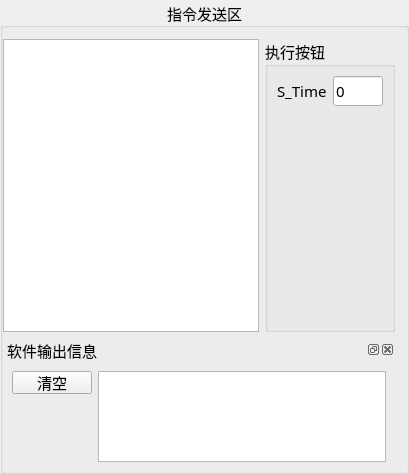
           <widget class="QGroupBox" name="groupBox_2">
            <property name="font">
             <font>
              <family>宋体</family>
              <pointsize>11</pointsize>
             </font>
            </property>
            <property name="styleSheet">
             <string notr="true"/>
            </property>
            <property name="title">
             <string>指令发送区</string>
            </property>
            <property name="alignment">
             <set>Qt::AlignCenter</set>
            </property>
            <layout class="QGridLayout" name="gridLayout_2" rowstretch="200,1" columnstretch="0">
             <property name="leftMargin">
              <number>0</number>
             </property>
             <property name="bottomMargin">
              <number>0</number>
             </property>
             <item row="0" column="0">
              <layout class="QHBoxLayout" name="horizontalLayout_20" stretch="0,0">
               <item>
                <widget class="QTableView" name="ui_task_list">
                 <property name="styleSheet">
                  <string notr="true"/>
                 </property>
                </widget>
               </item>
               <item>
                <widget class="QGroupBox" name="groupBox_6">
                 <property name="sizePolicy">
                  <sizepolicy hsizetype="Preferred" vsizetype="Preferred">
                   <horstretch>0</horstretch>
                   <verstretch>0</verstretch>
                  </sizepolicy>
                 </property>
                 <property name="title">
                  <string>执行按钮</string>
                 </property>
                 <layout class="QVBoxLayout" name="verticalLayout_6">
                  <item>
                   <layout class="QVBoxLayout" name="horizontalLayout_func_button"/>
                  </item>
                  <item>
                   <layout class="QHBoxLayout" name="horizontalLayout_21">
                    <item>
                     <widget class="QLabel" name="label_4">
                      <property name="sizePolicy">
                       <sizepolicy hsizetype="Minimum" vsizetype="Preferred">
                        <horstretch>0</horstretch>
                        <verstretch>0</verstretch>
                       </sizepolicy>
                      </property>
                      <property name="text">
                       <string>S_Time</string>
                      </property>
                     </widget>
                    </item>
                    <item>
                     <widget class="QLineEdit" name="lE_Start_orderTime">
                      <property name="sizePolicy">
                       <sizepolicy hsizetype="Minimum" vsizetype="Preferred">
                        <horstretch>0</horstretch>
                        <verstretch>0</verstretch>
                       </sizepolicy>
                      </property>
                      <property name="maximumSize">
                       <size>
                        <width>50</width>
                        <height>16777215</height>
                       </size>
                      </property>
                      <property name="text">
                       <string>0</string>
                      </property>
                     </widget>
                    </item>
                   </layout>
                  </item>
                  <item>
                   <spacer name="verticalSpacer_5">
                    <property name="orientation">
                     <enum>Qt::Vertical</enum>
                    </property>
                    <property name="sizeHint" stdset="0">
                     <size>
                      <width>20</width>
                      <height>40</height>
                     </size>
                    </property>
                   </spacer>
                  </item>
                 </layout>
                </widget>
               </item>
              </layout>
             </item>
             <item row="1" column="0">
              <layout class="QVBoxLayout" name="verticalLayout">
               <item>
                <widget class="QDockWidget" name="dockWidget_log">
                 <property name="sizePolicy">
                  <sizepolicy hsizetype="Expanding" vsizetype="Expanding">
                   <horstretch>0</horstretch>
                   <verstretch>0</verstretch>
                  </sizepolicy>
                 </property>
                 <property name="minimumSize">
                  <size>
                   <width>208</width>
                   <height>133</height>
                  </size>
                 </property>
                 <property name="maximumSize">
                  <size>
                   <width>524287</width>
                   <height>524287</height>
                  </size>
                 </property>
                 <property name="features">
                  <set>QDockWidget::AllDockWidgetFeatures</set>
                 </property>
                 <property name="windowTitle">
                  <string>软件输出信息</string>
                 </property>
                 <widget class="QWidget" name="dockWidgetContents_3">
                  <layout class="QGridLayout" name="gridLayout_10">
                   <item row="0" column="0">
                    <layout class="QHBoxLayout" name="horizontalLayout_3" stretch="1,9">
                     <item>
                      <layout class="QVBoxLayout" name="verticalLayout_9">
                       <item>
                        <widget class="QPushButton" name="m_button_delog">
                         <property name="sizePolicy">
                          <sizepolicy hsizetype="Expanding" vsizetype="Fixed">
                           <horstretch>0</horstretch>
                           <verstretch>0</verstretch>
                          </sizepolicy>
                         </property>
                         <property name="maximumSize">
                          <size>
                           <width>16777215</width>
                           <height>23</height>
                          </size>
                         </property>
                         <property name="text">
                          <string>清空</string>
                         </property>
                         <property name="icon">
                          <iconset>
                           <normaloff>:/png/icon/DeleteOutline.png</normaloff>:/png/icon/DeleteOutline.png</iconset>
                         </property>
                        </widget>
                       </item>
                       <item>
                        <widget class="mylabel" name="label_mgif">
                         <property name="sizePolicy">
                          <sizepolicy hsizetype="Expanding" vsizetype="Preferred">
                           <horstretch>0</horstretch>
                           <verstretch>0</verstretch>
                          </sizepolicy>
                         </property>
                         <property name="maximumSize">
                          <size>
                           <width>120</width>
                           <height>80</height>
                          </size>
                         </property>
                         <property name="text">
                          <string/>
                         </property>
                        </widget>
                       </item>
                      </layout>
                     </item>
                     <item>
                      <widget class="QTextBrowser" name="m_output"/>
                     </item>
                    </layout>
                   </item>
                  </layout>
                 </widget>
                </widget>
               </item>
              </layout>
             </item>
            </layout>
           </widget>
